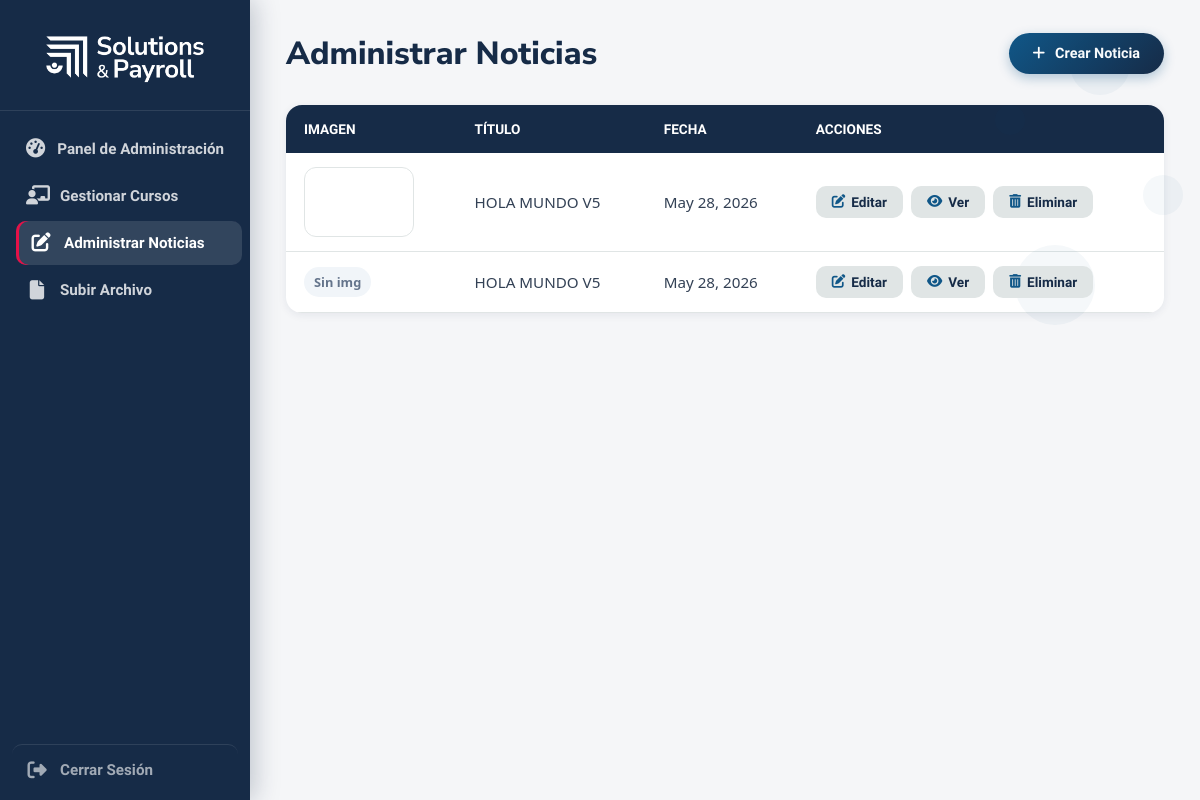
Page /contenido/admin/noticias/ (signed in) on the committed database.
### contenido/models.py (models this page shows, shortened)
class Noticia(models.Model):
    id_noticia = models.CharField(
        max_length=20,
        primary_key=True
    )
    fecha_public = models.DateField(
        auto_now_add=True
    )
    titulo = models.CharField(
        max_length=100
    )
    descripcion = models.TextField(blank=True)
    usuario = models.ForeignKey(
        Usuario,
        on_delete=models.SET_NULL,
        null=True,
        related_name='noticias'
    )
    class Meta:
        db_table = 'noticia'

class Contenido(models.Model):
    id_contenido = models.AutoField(primary_key=True)
    fecha_public = models.DateTimeField(auto_now_add=True)
    TIPO_CHOICES = [
        ('video', 'Video'),
        ('imagen', 'Imagen'),
        ('pdf', 'Documento PDF'),
        ('word', 'Documento Word'),
        ('excel', 'Hoja de Excel'),
        ('powerpoint', 'Presentación PowerPoint'),
        ('sharepoint', 'SharePoint/OneDrive'),
        ('url', 'Enlace Externo'),
        ('otro', 'Otro'),
    ]
    tipo_con = models.CharField(max_length=50, choices=TIPO_CHOICES, default='otro')
    url_recurso = models.TextField()
    nombre_archivo = models.CharField(max_length=300, blank=True, null=True)
    bloque = models.ForeignKey(
        'BloqueContenido',
        on_delete=models.CASCADE,
        related_name='contenidos',
        blank=True,
        null=True
    )
    curso = models.ForeignKey(
        'Curso',
        on_delete=models.CASCADE,
        related_name='contenidos',
        blank=True,
        null=True
    )
    noticia = models.ForeignKey(
        'Noticia',
        on_delete=models.CASCADE,
        related_name='contenidos',
        blank=True,
        null=True
    )
    class Meta:
        db_table = 'contenido'
        ordering = ['-fecha_public']
        verbose_name = 'Contenido'
        verbose_name_plural = 'Contenidos'

### inicio_sesion/decorador.py (the view)
    def wrapper(request, *args, **kwargs):
        if request.session.get('rol') != '1':
            return redirect('login')
        return view_func(request, *args, **kwargs)

### inicio_sesion/decorador.py (called while the page is built)
def login_requerido(view_func):
    def wrapper(request, *args, **kwargs):
        if not request.session.get('id_usuario'):
            return redirect('login')
        return view_func(request, *args, **kwargs)
    return wrapper

def solo_admin(view_func):
    def wrapper(request, *args, **kwargs):
        if request.session.get('rol') != '1':
            return redirect('login')
        return view_func(request, *args, **kwargs)
    return wrapper

### templates/contenido/noticias/admin_noticias.html (shortened to what this page needs)
{% load static %}
<!DOCTYPE html>
<html lang="es">
<head>
    <link rel="stylesheet" href="https://cdnjs.cloudflare.com/ajax/libs/font-awesome/6.5.1/css/all.min.css">
</head>
<body>
    <div class="bg-particles" aria-hidden="true">
        <div class="bg-particle"></div>
    </div>
    <aside class="sidebar">
        <div class="sidebar-brand">
            <div class="logo-wrapper" title="Dashboard">
                <img src="/static/img/logo_biocore_blanco.png" alt="Logo de la marca">
            </div>
        </div>
        <nav class="sidebar-nav">
            <a href="{% url 'panel_admin' %}">
                <i class="fa-solid fa-gauge-high"></i>
                <span>Panel de Administración</span>
            </a>
            <a href="{% url 'gestionar_cursos' %}">
                <i class="fa-solid fa-chalkboard-user"></i>
                <span>Gestionar Cursos</span>
            </a>
            <a href="{% url 'administrar_noticias' %}" class="active">
                <i class="fa-solid fa-pen-to-square"></i>
                <span>Administrar Noticias</span>
            </a>
            <a href="{% url 'subir_archivo' %}" >
                <i class="fa-solid fa-file"></i>
                <span>Subir Archivo</span>
            </a>
            <a href="{% url 'logout' %}" class="logout-link">
                <i class="fa-solid fa-right-from-bracket"></i>
                <span>Cerrar Sesión</span>
            </a>
        </nav>
    </aside>
    <main class="main-content">
        <div class="page-header">
            <h1>Administrar Noticias</h1>
            <button class="btn-create-premium" id="btnCrearNoticia">
                <i class="fas fa-plus"></i> Crear Noticia
            </button>
        </div>
        <div class="tabla-container">
            <table>
                <thead>
                    <tr>
                        <th>Imagen</th>
                        <th>Título</th>
                        <th>Fecha</th>
                        <th>Acciones</th>
                    </tr>
                </thead>
                <tbody>
                    {% for noticia in noticias %}
                    <tr>
                        {% with contenido=noticia.contenidos.first %}
                        <td class="{% if not contenido or not contenido.url_recurso %}preview-cell-empty{% endif %}">
                            {% if contenido and contenido.url_recurso %}
                                {% if 'embed.aspx' in contenido.url_recurso %}
                                    <iframe src="{{ contenido.url_recurso }}" width="110" height="70" frameborder="0" scrolling="no" class="preview-media"></iframe>
                                {% elif 'sharepoint.com' in contenido.url_recurso or '.pdf' in contenido.url_recurso or '.doc' in contenido.url_recurso %}
                                    <span class="preview-vacio">Sin img</span>
                                {% else %}
                                    <img src="{{ contenido.url_recurso }}" class="preview-media" alt="{{ noticia.titulo }}">
                                {% endif %}
                            {% else %}
                                <span class="preview-vacio">Sin img</span>
                            {% endif %}
                        </td>
                        {% endwith %}
                        <td>{{ noticia.titulo }}</td>
                        <td>{{ noticia.fecha_public }}</td>
                        <td>
                            <div class="acciones">
                                <a href="{% url 'editar_noticia' noticia.id_noticia %}" class="btn">
                                    <i class="fas fa-edit"></i> Editar
                                </a>
                                <a href="{% url 'ver_noticias' %}?from=admin" class="btn">
                                    <i class="fas fa-eye"></i> Ver
                                </a>
                                <a href="{% url 'eliminar_noticia' noticia.id_noticia %}" class="btn btn-delete" data-confirm="true">
                                    <i class="fas fa-trash-alt"></i> Eliminar
                                </a>
                            </div>
                        </td>
                    </tr>
                    {% empty %}
                    <tr>
                        <td colspan="4" class="sin-registros">
                            <i class="fas fa-inbox"></i> No hay noticias registradas
                        </td>
                    </tr>
                    {% endfor %}
                </tbody>
            </table>
        </div>
    </main>
</body>
</html>

### rows in the picture
Noticia: titulo "HOLA MUNDO V5", fecha_public "May 28, 2026"
Noticia: shows "Sin img", titulo "HOLA MUNDO V5", fecha_public "May 28, 2026"
